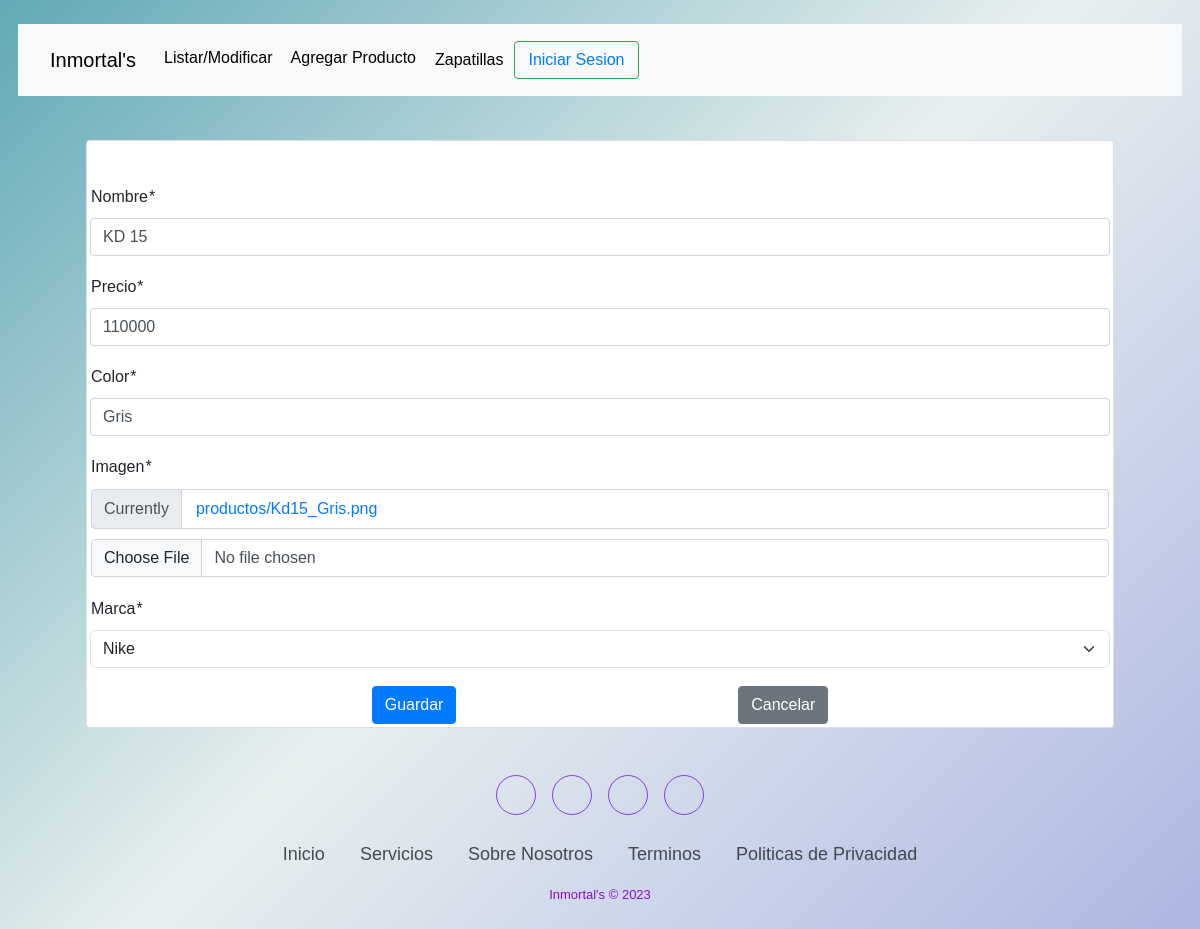
Page /editar_zapatillas/1 on the committed database.
### zapatillas/models.py (models this page shows, shortened)
class Producto(models.Model):
    id_zapatillas = models.CharField( primary_key=True, max_length=10),
    nombre = models.CharField(max_length=50)
    precio = models.IntegerField()
    color = models.CharField(max_length=50)
    imagen = models.ImageField(upload_to="productos", null=True)
    marca =models.ForeignKey(Marca, on_delete=models.PROTECT)

class Marca(models.Model):
    nombre= models.CharField(max_length=50)
    def __str__(self) :
        return self.nombre

### zapatillas/views.py (the view)
# urls.py: path('editar_zapatillas/<id>', views.editar_producto, name='editar_zapatillas'),
def editar_producto(request,id):
    producto = get_object_or_404(Producto, id=id)
    data = {'form' : ProductoForm(instance=producto)}
    if request.method == 'POST':
        formulario = ProductoForm(data=request.POST, instance=producto, files=request.FILES)
        if formulario.is_valid():
            formulario.save()
            data["mensaje"] = "Se modifico el producto correctamente"
            return redirect(to="listar_zapatillas")
    return render(request,'zapatillas/producto/editarzapatillas.html',data)

### zapatillas/forms.py
class ProductoForm(forms.ModelForm):
    class Meta:
        model = Producto
        fields= "__all__"

### zapatillas/templates/zapatillas/producto/editarzapatillas.html (shortened to what this page needs)
{% extends 'zapatillas/base.html'%}
{% block contenido %}
{% load crispy_forms_tags %}
{% load crispy_forms_filters %}
<section class="container">
<div class="row d-flex just-content-center">
    <div class="col-12 cold-md-6">
        <div class="card">
            <div class="card-body"></div>
            <form action="" method="post" enctype="multipart/form-data">
               {{form | crispy }}
               <div class="d-flex justify-content-evenly">
                <input type="submit" value="Guardar" class="btn btn-primary">
                <input type="submit" value="Cancelar" class="btn btn-secondary">
               </div>
            </form>
        </div>
    </div>
</div>
</section>
{% endblock %}

### zapatillas/static/zapatillas/css/style.css (style rules this page uses)
body { background-image: linear-gradient(135deg,#61a9b6, #e8efef, #acb7e3); background-size: 100%; margin:20px 0; }
.card { height: fit-content; margin: 40px; display: flex; }
* { margin: 0; padding: 1px; font-family: 'Poppins', sans-serif; }

### rows in the picture
Producto: nombre "KD 15", precio "110000", color "Gris", marca "Nike"
